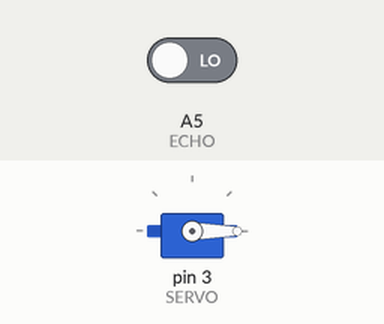
This sketch was run on a simulated Arduino Uno, built with avr-gcc and run on an emulated ATmega328P. Shown: servo. Inputs (shaded band) come from the test bench; at power-on: A5 (ECHO) LOW. What the sketch prints to the serial monitor is not drawn.

Above: at 0.1 s.
At 4.6 s:
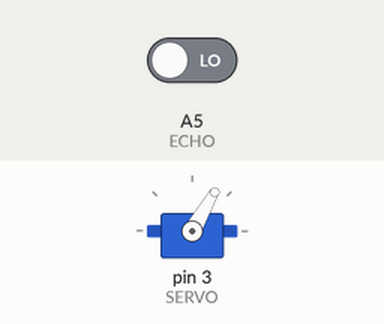
At 9.1 s:
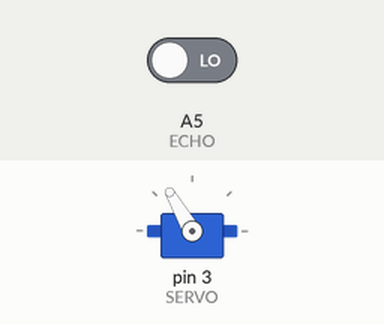
At 15.2 s:
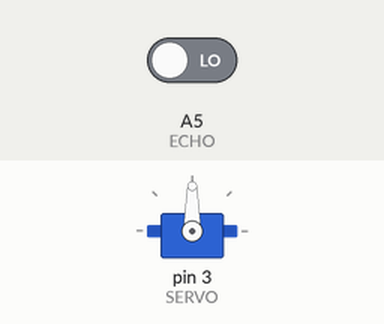
Timing chart, 0 to 16.7 s (numbered marks = the images above):
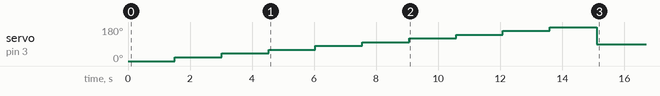

The sketch:

lab6_sonar.ino
```cpp
#include <Servo.h>

// piny dla sonaru (HC-SR04)
#define TRIG A4
#define ECHO A5

// pin kontroli serwo (musi być PWM)
#define SERVO 3

Servo serwo;

void setup() {
    pinMode(TRIG, OUTPUT);    // TRIG startuje sonar
    pinMode(ECHO, INPUT);     // ECHO odbiera powracający impuls

    Serial.begin(9600);

    serwo.attach(SERVO);

    Serial.println("------------");

    /* rozejrzyj się w zakresie od 0 stopni (patrz na lewą burtę)
    *  do 180 stopni (patrz na prawą burtę). Wydrukuj na konsoli
    *  kierunek patrzenia i najbliżej widziany obiekt (pojedynczy pomiar)
    */
    for (byte angle = 0; angle <= 180; angle+= 20) {
        lookAndTellDistance(angle);
        delay(500);
    }

    /* patrz przed siebie */
    serwo.write(90);
}

void loop() { /* nic nie rób */ }

void lookAndTellDistance(byte angle) {
    unsigned long tot;      // czas powrotu (time-of-travel)
    unsigned int distance;

    Serial.print("Patrzę w kącie ");
    Serial.print(angle);
    serwo.write(angle);

    /* uruchamia sonar (puls 10 ms na `TRIGGER')
    * oczekuje na powrotny sygnał i aktualizuje
    */
    digitalWrite(TRIG, HIGH);
    delay(10);
    digitalWrite(TRIG, LOW);
    tot = pulseIn(ECHO, HIGH);

    /* prędkość dźwięku = 340m/s => 1 cm w 29 mikrosekund
    * droga tam i z powrotem, zatem:
    */
    distance = tot / 58;

    Serial.print(": widzę coś w odległości ");
    Serial.println(distance);
}
```

Measured:
- by itself, servo on pin 3 (SERVO): rises from 0° to 180° in 12.1 s, then falls to 90° in 1.5 s
